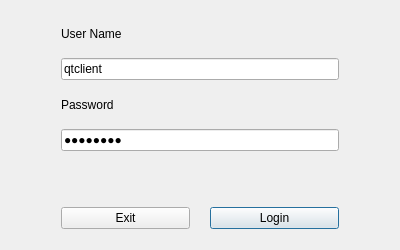
<?xml version="1.0" encoding="UTF-8"?>
<ui version="4.0">
 <class>LoginDialog</class>
 <widget class="QDialog" name="LoginDialog">
  <property name="geometry">
   <rect>
    <x>0</x>
    <y>0</y>
    <width>400</width>
    <height>250</height>
   </rect>
  </property>
  <property name="windowTitle">
   <string>Dialog</string>
  </property>
  <layout class="QGridLayout" name="gridLayout">
   <item row="3" column="0">
    <layout class="QVBoxLayout" name="verticalLayout">
     <property name="spacing">
      <number>2</number>
     </property>
     <property name="sizeConstraint">
      <enum>QLayout::SetMinimumSize</enum>
     </property>
     <property name="leftMargin">
      <number>50</number>
     </property>
     <property name="topMargin">
      <number>0</number>
     </property>
     <property name="rightMargin">
      <number>50</number>
     </property>
     <property name="bottomMargin">
      <number>0</number>
     </property>
     <item>
      <widget class="QLabel" name="user_name_label">
       <property name="text">
        <string>User Name</string>
       </property>
      </widget>
     </item>
     <item>
      <widget class="QLineEdit" name="UsernameText">
       <property name="text">
        <string>qtclient</string>
       </property>
      </widget>
     </item>
     <item>
      <widget class="QLabel" name="password_label">
       <property name="text">
        <string>Password</string>
       </property>
      </widget>
     </item>
     <item>
      <widget class="QLineEdit" name="PasswordText">
       <property name="text">
        <string>password</string>
       </property>
       <property name="echoMode">
        <enum>QLineEdit::Password</enum>
       </property>
      </widget>
     </item>
    </layout>
   </item>
   <item row="5" column="0">
    <layout class="QHBoxLayout" name="horizontalLayout">
     <property name="spacing">
      <number>20</number>
     </property>
     <property name="leftMargin">
      <number>50</number>
     </property>
     <property name="topMargin">
      <number>50</number>
     </property>
     <property name="rightMargin">
      <number>50</number>
     </property>
     <property name="bottomMargin">
      <number>10</number>
     </property>
     <item>
      <widget class="QPushButton" name="exit_button">
       <property name="maximumSize">
        <size>
         <width>200</width>
         <height>16777215</height>
        </size>
       </property>
       <property name="text">
        <string>Exit</string>
       </property>
       <property name="autoDefault">
        <bool>false</bool>
       </property>
      </widget>
     </item>
     <item>
      <widget class="QPushButton" name="login_button">
       <property name="maximumSize">
        <size>
         <width>200</width>
         <height>16777215</height>
        </size>
       </property>
       <property name="text">
        <string>Login</string>
       </property>
       <property name="default">
        <bool>true</bool>
       </property>
      </widget>
     </item>
    </layout>
   </item>
  </layout>
 </widget>
 <resources/>
 <connections/>
</ui>
